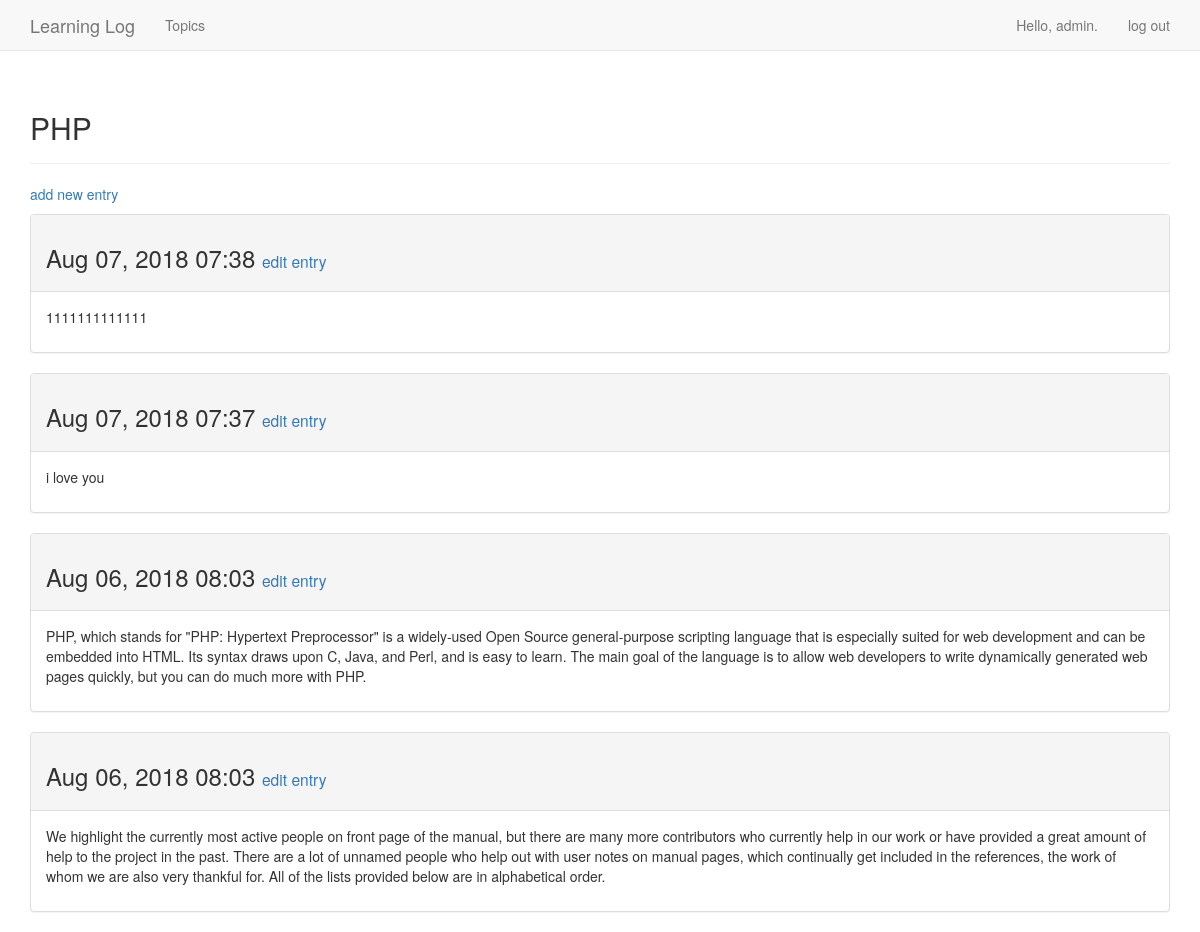
/topic/1 (signed in), run on an earlier commit of the app's database.
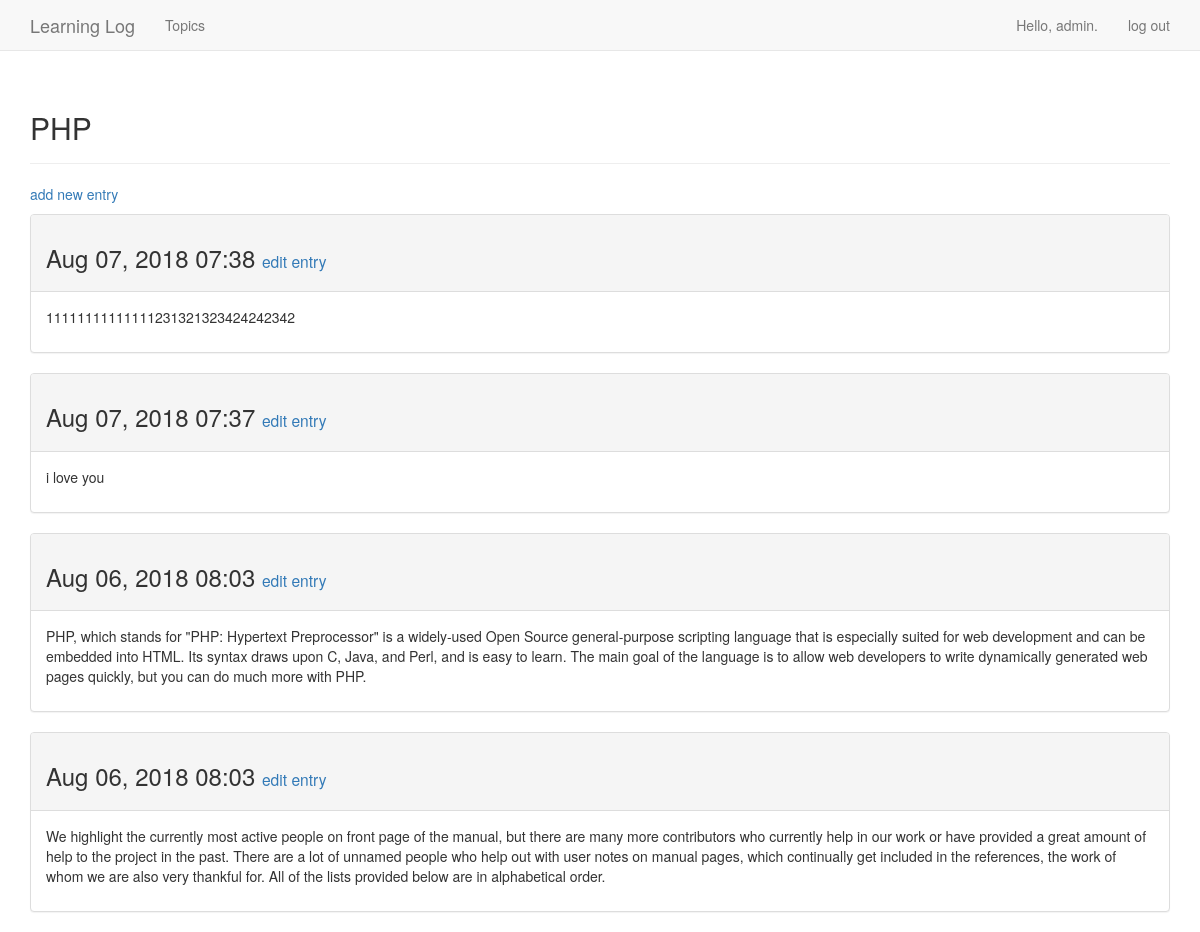
And on a later commit of the database.
### learning_logs/models.py (models this page shows, shortened)
class Entry(models.Model):
    topic = models.ForeignKey(Topic, models.CASCADE)
    text = models.TextField()
    date_added = models.DateTimeField(auto_now_add=True)
    class Meta:
        verbose_name_plural = 'entries'

### learning_logs/views.py (the view)
# urls.py: path('topic/<int:topic_id>', views.topic, name='topic'),
@login_required
def topic(request, topic_id):
    topic = Topic.objects.get(id=topic_id)
    if topic.owner != request.user:
        raise Http404
    entries = topic.entry_set.order_by('-date_added')
    context = {'topic': topic, 'entries': entries}
    return render(request, 'learning_logs/topic.html', context)

### learning_logs/models.py (called while the page is built)
    def __str__(self):
        return self.text

### learning_logs/templates/learning_logs/topic.html
{% extends 'learning_logs/base.html' %}
{% load bootstrap3 %}
{% block header %}
    <h2>{{ topic }}</h2>
{% endblock header %}
{% block content %}
    <p>
        <a href="{% url 'learning_logs:new_entry' topic.id %}">add new entry</a>
    </p>
    {% for entry in entries %}
        <div class="panel panel-default">
            <div class="panel-heading">
                <h3>
                    {{ entry.date_added | date:'M d, Y H:i' }}
                    <small>
                        <a href="{% url 'learning_logs:edit_entry' entry.id %}">edit entry</a>
                    </small>
                </h3>
            </div>
            <div class="panel-body">
                {{ entry.text | linebreaks }}
            </div>
        </div>
    {% empty %}
        These are no entries for this topic yet.
    {% endfor %}
{% endblock content %}

What changed in the data, as far as the page shows it:
changed Entry "Aug 07, 2018 07:38": text "1111111111111" → "11111111111111231321323424242342"
